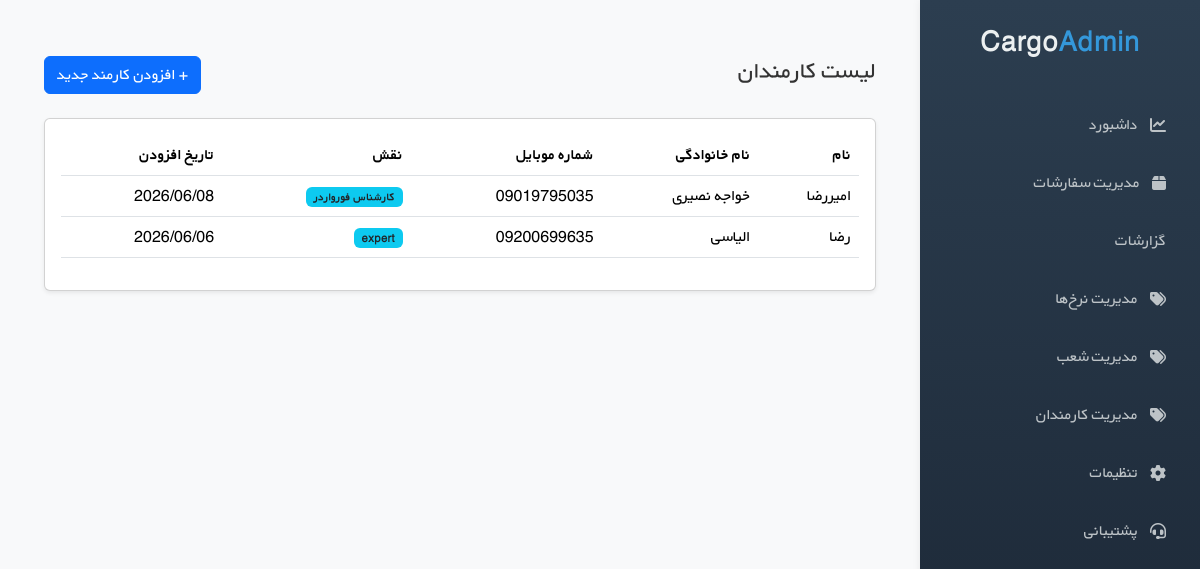
The app's page /panel/staff/ (signed in), older data.
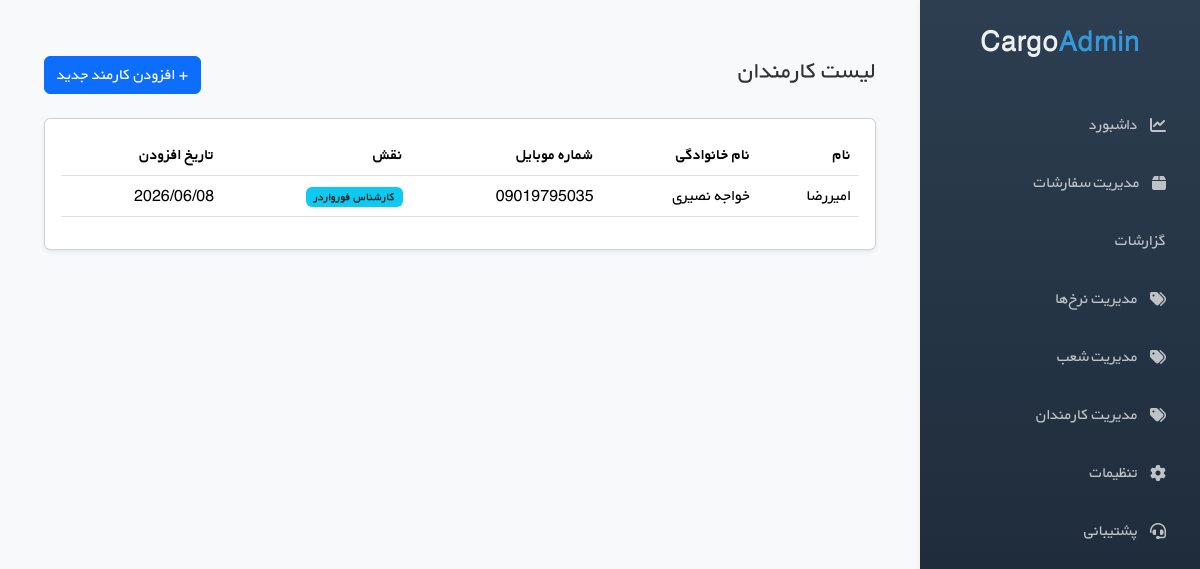
The same page, newer data.
### forwarders/models.py (models this page shows, shortened)
class ForwarderStaff(TimeStampedModel):
    company = models.ForeignKey(ForwarderCompany, on_delete=models.CASCADE, related_name="staff")
    user = models.OneToOneField(User, on_delete=models.CASCADE, related_name="forwarder_staff")
    class Meta:
        verbose_name = "کارمند فورواردر"
        verbose_name_plural = "کارمندان فورواردر"

### accounts/models.py (models this page shows, shortened)
class User(AbstractBaseUser, PermissionsMixin, TimeStampedModel):
    class Role(models.TextChoices):
        PLATFORM_ADMIN = "platform_admin", "ادمین پلتفرم"
        CUSTOMER = "customer", "مشتری"
        FORWARDER_ADMIN = "forwarder_admin", "ادمین فورواردر"
        FORWARDER_EXPERT = "forwarder_expert", "کارشناس فورواردر"
        FORWARDER_FINANCE = "forwarder_finance", "کارمند مالی فورواردر"
    mobile = models.CharField(max_length=15, unique=True)
    email = models.EmailField(unique=True, null=True, blank=True)
    first_name = models.CharField(max_length=100)
    last_name = models.CharField(max_length=100)
    role = models.CharField(max_length=30, choices=Role.choices, default=Role.CUSTOMER)
    is_active = models.BooleanField(default=True)
    is_staff = models.BooleanField(default=False)
    USERNAME_FIELD = "mobile"
    REQUIRED_FIELDS = ["first_name", "last_name"]
    objects = UserManager()
    class Meta:
        verbose_name = "کاربر"
        verbose_name_plural = "کاربران"

### panel/views.py (the view)
# urls.py: path('staff/', views.staff_list_view, name='staff_list'),
@login_required
@forwarder_required
def staff_list_view(request):
    company = getattr(request.user, 'forwarder_company', None)
    staff = ForwarderStaff.objects.filter(company=company).select_related('user').order_by('-created_at')
    return render(request, 'forwarder_panel/staff_list.html', {'staff': staff})

### templates/forwarder_panel/staff_list.html
{% extends 'forwarder_panel/base.html' %}
{% block content %}
<div class="container-fluid py-4">
    <div class="d-flex justify-content-between align-items-center mb-4">
        <h2 class="h4">لیست کارمندان</h2>
        <a href="{% url 'forwarder_panel:staff_create' %}" class="btn btn-primary">
            + افزودن کارمند جدید
        </a>
    </div>
    <div class="card shadow-sm">
        <div class="card-body">
            <div class="table-responsive">
                <table class="table table-hover align-middle">
                    <thead>
                        <tr>
                            <th>نام</th>
                            <th>نام خانوادگی</th>
                            <th>شماره موبایل</th>
                            <th>نقش</th>
                            <th>تاریخ افزودن</th>
                        </tr>
                    </thead>
                    <tbody>
                        {% for person in staff %}
                        <tr>
                            <td>{{ person.user.first_name }}</td>
                            <td>{{ person.user.last_name }}</td>
                            <td>{{ person.user.mobile }}</td>
                            <td>
                                <span class="badge bg-info text-dark">
                                    {{ person.user.get_role_display|default:person.user.role }}
                                </span>
                            </td>
                            <td>
                                {{ person.created_at|date:"Y/m/d" }}
                            </td>
                        </tr>
                        {% empty %}
                        <tr>
                            <td colspan="5" class="text-center text-muted">هیچ کارمندی یافت نشد.</td>
                        </tr>
                        {% endfor %}
                    </tbody>
                </table>
            </div>
        </div>
    </div>
</div>
{% endblock %}

### templates/forwarder_panel/base.html (shortened to what this page needs)
{% load static %}
<!DOCTYPE html>
<html lang="fa" dir="rtl">
<head>
    <link href="https://cdn.jsdelivr.net/npm/bootstrap@5.3.2/dist/css/bootstrap.min.css" rel="stylesheet">
    <link href="https://cdnjs.cloudflare.com/ajax/libs/font-awesome/6.5.0/css/all.min.css" rel="stylesheet">
    <link rel="stylesheet" href="{% static 'css/base_panel_style.css' %}">
</head>
<body>
    <div class="panel-wrapper">
        <aside class="sidebar">
            <div class="sidebar-brand">
                <h4>Cargo<span>Admin</span></h4>
            </div>
            <nav class="sidebar-nav">
                <a href="{% url 'forwarder_panel:dashboard' %}">
                    <i class="fas fa-chart-line"></i> داشبورد
                </a>
                <a href="{% url 'forwarder_panel:order_list' %}"><i class="fas fa-box"></i> مدیریت سفارشات</a>
                <a href="{% url 'forwarder_panel:report_page' %}">گزارشات </a>
                <a href="{% url 'forwarder_panel:rate_list' %}"><i class="fas fa-tags"></i> مدیریت نرخ‌ها</a>
                <a href="{% url 'forwarder_panel:branch_list' %}"><i class="fas fa-tags"></i> مدیریت شعب</a>
                <a href="{% url 'forwarder_panel:staff_list' %}"><i class="fas fa-tags"></i> مدیریت کارمندان</a>
                <a href="#"><i class="fas fa-cog"></i> تنظیمات</a>
                <a href="#"><i class="fas fa-headset"></i> پشتیبانی</a>
            </nav>
        </aside>
        <main class="main-content">
            {% block content %}{% endblock %}
        </main>
    </div>
</body>
</html>

### static/css/base_panel_style.css (style rules this page uses)
* { margin: 0; padding: 0; box-sizing: border-box; }
body { font-family: 'BYekan', Tahoma, Arial, sans-serif; background: #f8f9fa; color: #333; }
.panel-wrapper { display: flex; min-height: 100vh; }
.sidebar { width: 280px; background: linear-gradient(180deg, #2c3e50 0%, #1a2533 100%); color: #ecf0f1; padding: 1.5rem 1rem; position: fixed; height: 100vh; overflow-y: auto; box-shadow: 2px 0 10px rgba(0,0,0,0.1); z-index: 100; }
.sidebar-brand { text-align: center; margin-bottom: 2.5rem; }
.sidebar-brand h4 { font-weight: 700; font-size: 1.8rem; }
.sidebar-brand span { color: #3498db; }
.sidebar-nav a { display: flex; align-items: center; gap: 12px; padding: 14px 18px; color: #bdc3c7; text-decoration: none; border-radius: 8px; margin-bottom: 6px; transition: all 0.3s; }
.main-content { flex: 1; margin-right: 280px; padding: 2rem; background: #f8f9fa; min-height: 100vh; }

Row changes from the older to the newer data that the page shows:
removed ForwarderStaff: user.first_name "رضا", user.last_name "الیاسی", user.mobile "09200699635", user.role "expert", created_at "2026/06/06"
